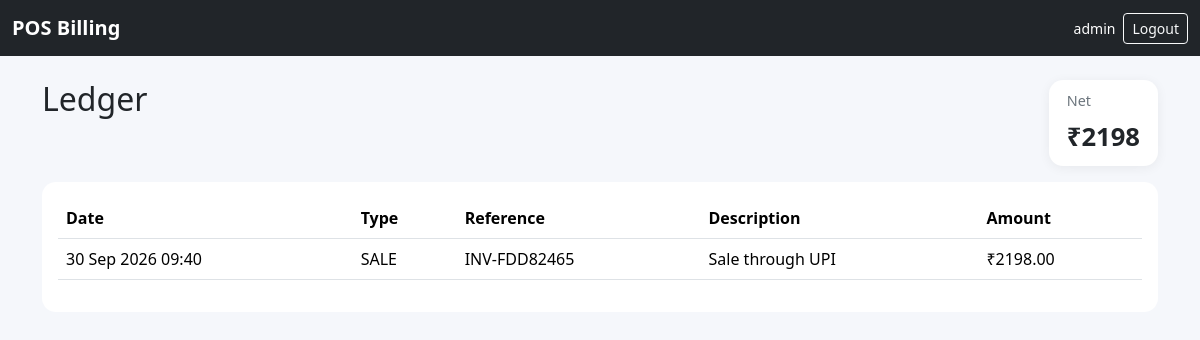
The app's page /ledger/ (signed in) with its own data.
### pos/models.py (models this page shows)
class LedgerEntry(models.Model):
    ENTRY_CHOICES = [("SALE", "Sale"), ("RETURN", "Return"), ("EXPENSE", "Expense")]
    entry_type = models.CharField(max_length=10, choices=ENTRY_CHOICES)
    reference = models.CharField(max_length=100)
    description = models.CharField(max_length=255)
    amount = models.DecimalField(max_digits=12, decimal_places=2)
    created_at = models.DateTimeField(auto_now_add=True)

### pos/views.py (the view)
# urls.py: path("ledger/", views.ledger, name="ledger"),
@admin_required
def ledger(request):
    entries = LedgerEntry.objects.order_by("-created_at")
    totals = entries.aggregate(v=Sum("amount"))["v"] or Decimal("0")
    return render(request, "admin/ledger.html", {"entries": entries[:200], "balance": totals})

### pos/views.py (called while the page is built)
def is_admin(user):
    return user.is_superuser or (
        hasattr(user, "staff_profile") and user.staff_profile.role == "ADMIN"
    )

def admin_required(view):
    @wraps(view)
    @login_required
    def wrapper(request, *args, **kwargs):
        if not is_admin(request.user):
            messages.error(request, "Admin access required.")
            return redirect("billing")
        return view(request, *args, **kwargs)
    return wrapper

### templates/admin/ledger.html (shortened to what this page needs)
{% extends 'base.html' %}
{% block content %}
<div class="container py-4"><div class="d-flex justify-content-between"><h2>Ledger</h2><div class="stat mini"><span>Net</span><strong>₹{{ balance }}</strong></div></div>
<div class="card mt-3"><div class="card-body table-responsive"><table class="table"><tr><th>Date</th><th>Type</th><th>Reference</th><th>Description</th><th>Amount</th></tr>
{% for e in entries %}<tr><td>{{ e.created_at|date:"d M Y H:i" }}</td><td>{{ e.entry_type }}</td><td>{{ e.reference }}</td><td>{{ e.description }}</td><td>₹{{ e.amount }}</td></tr>{% empty %}<tr><td colspan="5">No ledger entries.</td></tr>{% endfor %}
</table></div></div></div>
{% endblock %}

### templates/base.html (shortened to what this page needs)
{% load static %}
<!doctype html>
<html lang="en">
<head>
<link href="https://cdn.jsdelivr.net/npm/bootstrap@5.3.3/dist/css/bootstrap.min.css" rel="stylesheet">
<link rel="stylesheet" href="{% static 'css/app.css' %}">
</head>
<body>
<nav class="navbar navbar-dark bg-dark sticky-top">
  <div class="container-fluid">
    <a class="navbar-brand fw-bold" href="{% if request.user.is_authenticated %}{% url 'dashboard' %}{% else %}/{% endif %}">POS Billing</a>
    {% if request.user.is_authenticated %}
    <div class="d-flex align-items-center gap-2">
      <span class="text-white small">{{ request.user.username }}</span>
      <a class="btn btn-outline-light btn-sm" href="{% url 'logout' %}">Logout</a>
    </div>
    {% endif %}
  </div>
</nav>
{% block content %}{% endblock %}
</body>
</html>

### static/css/app.css (style rules this page uses)
body { background:#f5f7fb; }
.card { border:0; border-radius:14px; }
.stat { background:white; padding:20px; border-radius:14px; box-shadow:0 2px 12px rgba(0,0,0,.06); height:100%; }
.stat span { display:block; color:#6c757d; font-size:.9rem; }
.stat strong { display:block; font-size:1.6rem; margin-top:6px; }
.stat.mini { padding:10px 18px; height:auto; }

### records on screen
LedgerEntry: created_at "30 Sep 2026 09:40", entry_type "SALE", reference "INV-FDD82465", description "Sale through UPI", amount "2198.00"

### other values on screen
{{ request.user.username }} "admin"
{{ balance }} "2198"
